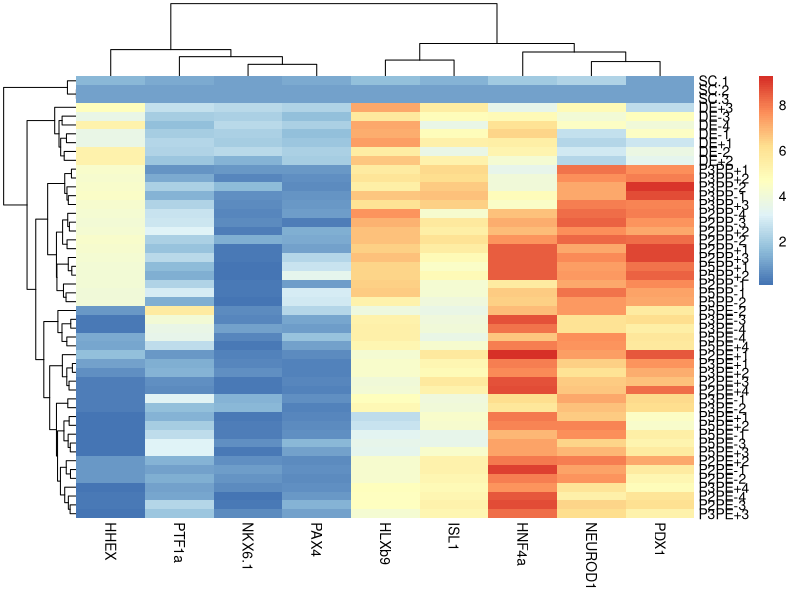
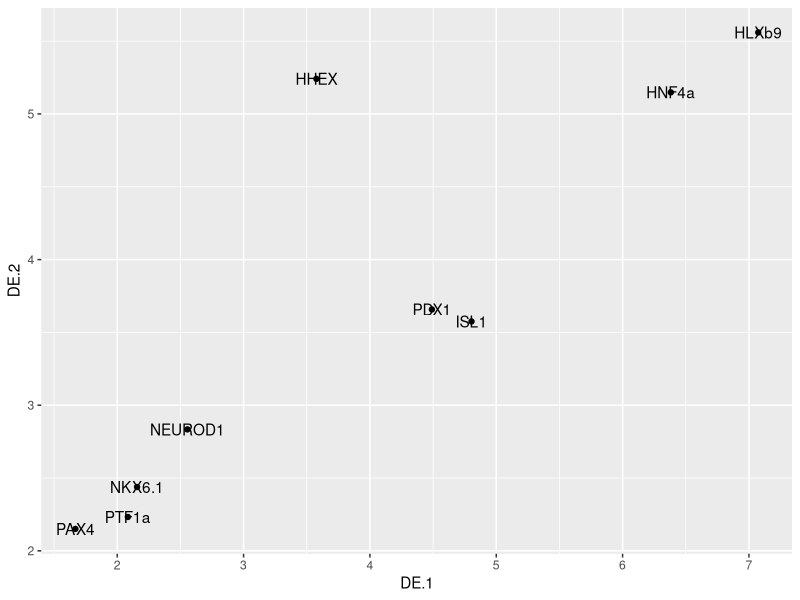
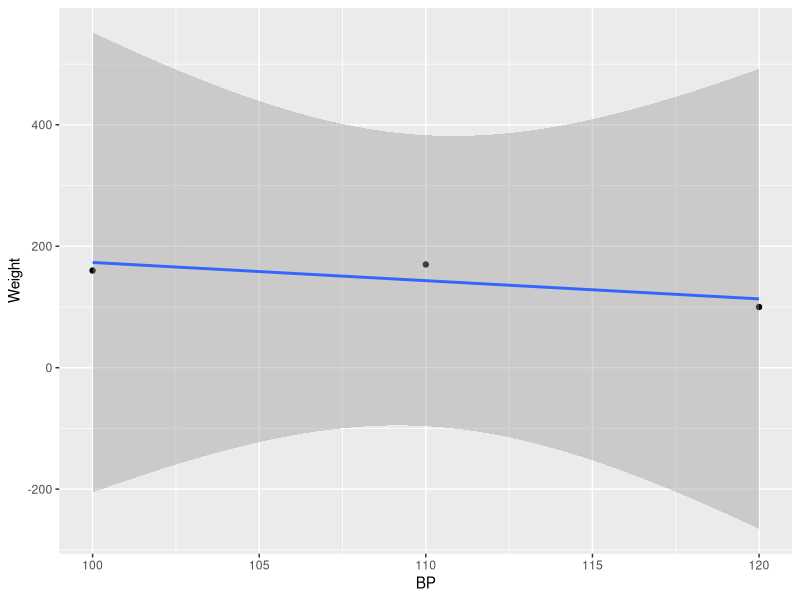
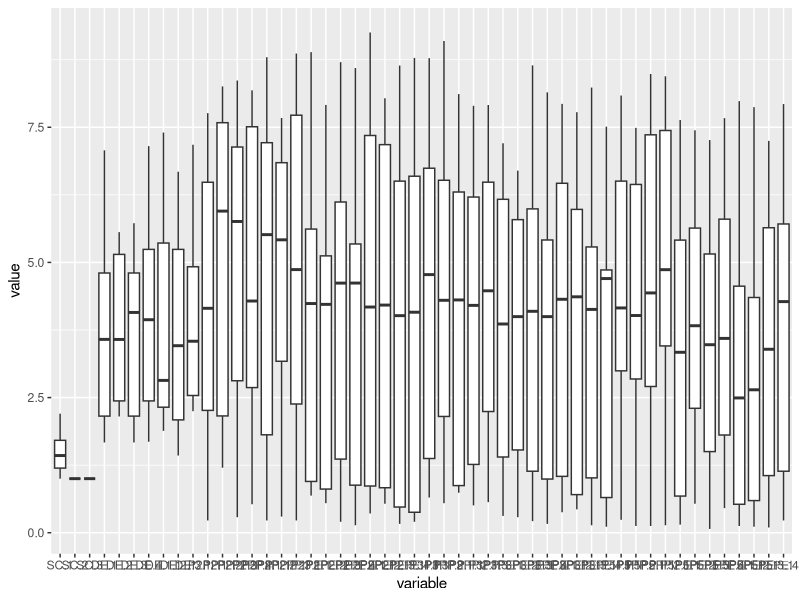
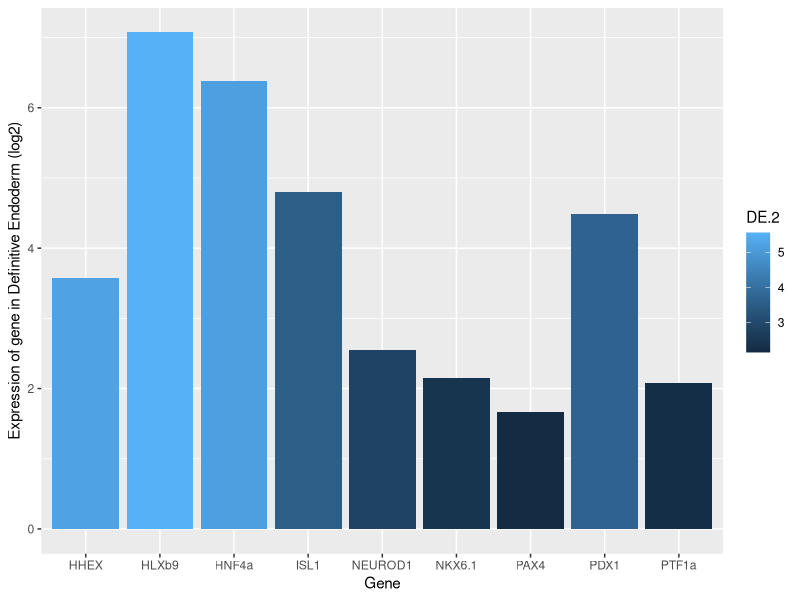

These charts were generated, in order, by the following R code: (Note: this script raises an error after producing the figures.)
library(pheatmap)
library(ggplot2)
library(reshape)
library(grid)

x <- read.csv("Endoderm.csv")
rownames(x) <- x[,1]
x <- x[,-1]
x <- log2(x+1)
x <- na.omit(x)

any(is.na(x))
pdf("heatmap2.pdf")
pheatmap(x, border_color = NA)
dev.off()
t.test(x[1:3, 5], x[4:6, 5])

library(ggplot2)
x <- t(x)
x <- data.frame(x)
x$Gene <- rownames(x) #same as cbind(x, Gene=rownames(x))
ggplot(x, aes( x= DE.1, y= DE.2 )) + geom_point() + geom_text(label=x$Gene)
p <- ggplot(x) + geom_col( aes(y = DE.1, x=Gene, fill= DE.2) )
p <-p + ylab("Expression of gene in Definitive Endoderm (log2)")
pdf("ExpressionBarPlot.pdf")
p
dev.off()
x<-x[,!names(x) %in% "Gene"]

#correlation
y <- data.frame( BP = c( 100, 110, 120) , Weight = c( 160, 170, 100))
cor(y$BP, y$Weight)
ggplot(y, aes(x=BP, y=Weight)) + geom_point() + geom_smooth(method=lm)


#violin
library(reshape)
x.m <- melt(x)
ggplot(x.m , aes(x=variable, y=value)) + geom_boxplot(outlier.size = -1)

#pearson corr heatmap
x <- na.omit(x)
x <- x[-2:-3,]
pheatmap(x, border_color = NA, clustering_distance_cols = "correlation", clustering_distance_rows = "correlation")
ggplot(x , aes( ISL1, HLXb9) ) + geom_point() + geom_smooth(method = "lm")
cor(x[, c("ISL1", "HLXb9")])

#apply
apply(x, 1, var)
var(as.numeric(x[2,]))
apply(x, 2, min, na.rm = T) # 2 is row
Mytest <- function(i){
  t.test(x[4:10, i], x[11:32, i])$p.value
}
sapply(1:9, Mytest)

#standard error
se <- function(x){
  sd(x)/sqrt(length(x))
}

#PCA
pc <- prcomp(x)
pcx <- data.frame(pc$x)
pcr <- data.frame(pc$rotation)
pcr$Gene <- rownames(pcr)
ggplot(pcx, aes(x=PC1, y = PC2)) + geom_point()
pcx$Sample <- rownames(pcx)
pcx$Sample = substr(pcx$Sample, 1, nchar(pcx$Sample) - 2)
ggplot(pcx, aes(x=PC1, y = PC2, color = Sample)) + geom_point()
ggplot(pcr, aes(PC1, PC2, label=Gene)) + geom_text()
x[,3,drop=F]

#ANOVA
x$Sample <- substr(rownames(x) , 1, nchar(rownames(x)) - 2)
y <- x[, c("HLXb9", "Sample")]
ggplot(y, aes(x=Sample, y= HLXb9)) + geom_point()
t.test(y[ y$Sample == "SC", "HLXb9"], y[ y$Sample == "DE", "HLXb9"])
subset(y, y$HLXb9>4)
a <- aov(HLXb9 ~Sample, y)
anova(a)
AOV <- function(Gene){
  y <- x[, c(Gene, "Sample")]
  colnames(y)[1] = "Gene"
  anova(aov(Gene ~Sample, y))[1,5]
}
genes <- genes[genes!="Sample"]
sapply(genes, AOV)
ggplot(x, aes( x= Sample, y= HLXb9 )) + geom_boxplot()

x.t <- t(x)
x.t <- x.t[, -2:-3]
xc <- cor(x.t)
pheatmap(xc)

pc <- prcomp(x)  
pcx <- data.frame(pc$x)
pcx$Sample <- rownames(pcx)
pcx$Sample <- substr( pcx$Sample, 1, nchar(pcx$Sample) -2)
ggplot(pcx, aes(PC1, PC2, color=Sample)) + geom_point()

x.m <- melt(as.matrix(x[3:10,]))
colnames(x.m) <- c("Sample", "Gene", "Exp")
anova( aov(Exp~Gene+Sample, x.m ) )


#nonparam tests
xx <- data.frame(Person=1:7, Pressure1=runif(7,11,12) , Pressure2 = runif(7,10,11))
wilcox.test(xx$Pressure1, xx$Pressure2, paired=T) #Mann-Whitney
y <- data.frame(Mean=colMeans(xx[,-1]), SD=apply(xx[,-1],2,sd))
y$Group <- rownames(y)
se <- function(x) sqrt(sd(x))/ (length(x)-1)
y$SE <- apply(xx[,-1], 2, se)
ggplot(y, aes(Group, Mean, ymin= Mean-SE, ymax=Mean+SE, fill=Group)) + geom_bar(stat="identity") + geom_errorbar()
